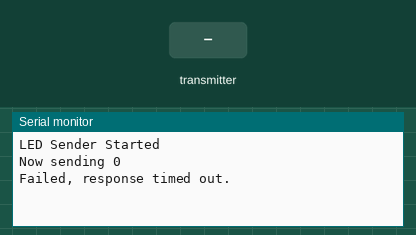
Simulated run of this sketch. Board: Arduino Uno, built with avr-gcc and run on an emulated ATmega328P. Parts: the last lines printed to the serial monitor. The inputs (shaded band) are chosen by the test bench. No radio packets arrive unless stated.

Above: at 1.2 s.
1.3 s: the transmitter starts sending got_echo = 0
At 2.1 s:
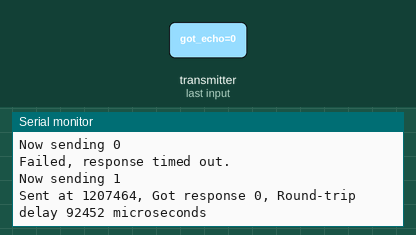
3.8 s: the transmitter starts sending got_echo = 256
At 4.7 s:
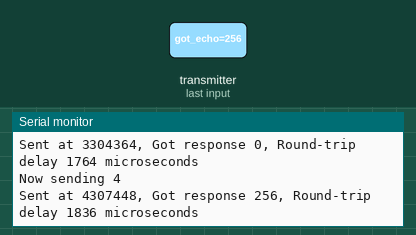
Timing chart, 0 to 6.8 s (numbered marks = the images above; inputs shaded):
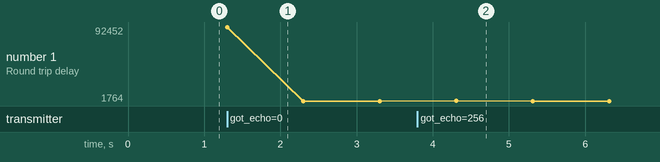

The sketch:

Sender-LED.ino
```cpp
/*
* Getting Started example sketch for nRF24L01+ radios
* This is a very basic example of how to send data from one node to another
* Updated: Dec 2014 by TMRh20
*/

#include <SPI.h>
#include "RF24.h"

/* Hardware configuration: Set up nRF24L01 radio on SPI bus plus pins 7 & 8 */
RF24 radio(7,8);
/**********************************************************/

byte addresses[][6] = {"LEDAK","LEDMG"};

// Used to control whether this node is sending or receiving
void setup()
{
  Serial.begin(115200);
  Serial.println(F("LED Sender Started"));

  radio.begin();

  // Set the PA Level low to prevent power supply related issues since this is a
 // getting_started sketch, and the likelihood of close proximity of the devices. RF24_PA_MAX is default.
  radio.setPALevel(RF24_PA_LOW);

  // Open a writing and reading pipe on each radio, with opposite addresses
  radio.openWritingPipe(addresses[1]);
  radio.openReadingPipe(1,addresses[0]);

  // Start the radio listening for data
  radio.startListening();
}

unsigned long sendValue = 0;

void loop() {

  /****************** Ping Out Role ***************************/

    radio.stopListening();                                    // First, stop listening so we can talk.


    Serial.print(F("Now sending "));
    Serial.println(sendValue);

    unsigned long start_time = micros();                             // Take the time, and send it.  This will block until complete
     if (!radio.write( &sendValue, sizeof(unsigned long) )){
       Serial.println(F("failed"));
     }

    radio.startListening();                                    // Now, continue listening

    unsigned long started_waiting_at = micros();               // Set up a timeout period, get the current microseconds
    boolean timeout = false;                                   // Set up a variable to indicate if a response was received or not

    while ( ! radio.available() ){                             // While nothing is received
      if (micros() - started_waiting_at > 200000 ){            // If waited longer than 200ms, indicate timeout and exit while loop
          timeout = true;
          break;
      }
    }

    if ( timeout ){                                             // Describe the results
        Serial.println(F("Failed, response timed out."));
    }else{
        unsigned long got_echo;                                 // Grab the response, compare, and send to debugging spew
        radio.read( &got_echo, sizeof(unsigned long) );
        unsigned long end_time = micros();

        // Spew it
        Serial.print(F("Sent at "));
        Serial.print(start_time);
        Serial.print(F(", Got response "));
        Serial.print(got_echo);
        Serial.print(F(", Round-trip delay "));
        Serial.print(end_time-start_time);
        Serial.println(F(" microseconds"));
    }

    sendValue++;
    if ( sendValue > 0xf )
      sendValue = 0;

    // Try again 1s later
    delay(1000);
} // Loop
```

Measured:
- after the input at 1.3 s, the serial monitor: prints a new line at once (image 1)
- after the input at 3.8 s, the serial monitor: prints a new line after 0.51 s (image 2)
